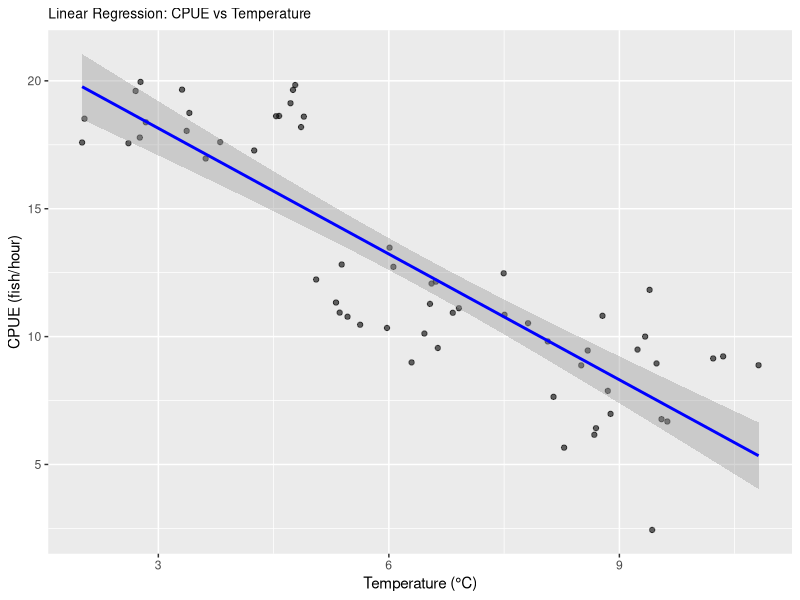
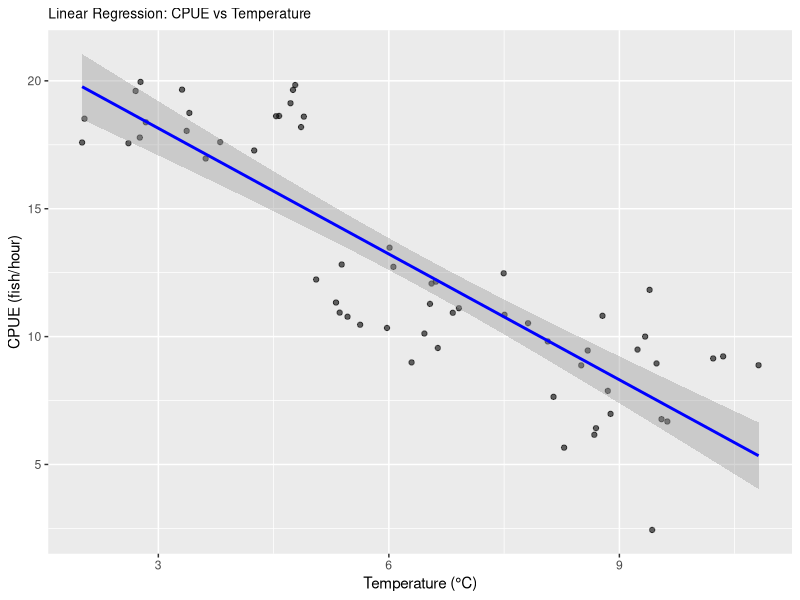

The R script that drew these images, in order:
## ---- chunk 1
knitr::opts_chunk$set(echo = TRUE)
## ---- chunk 2
library(ggplot2)
library(dplyr)

# Create the dataframe
?rnorm()

low <- data.frame(
  temp_group = "Low (2-4.9°C)",
  CPUE = rnorm(n = 20, mean = 18, sd = 1.2),
  temperature = runif(20, 2, 4.9))

print(low)

medium <- data.frame(
  temp_group = "Medium (5-7.9°C)",
  CPUE = rnorm(n = 20, mean = 12, sd = 1.5),
  temperature = runif(20, 5, 7.9))

print(medium)

high <- data.frame(
  temp_group = "High (8-10.9°C)",
  CPUE = rnorm(n = 20, mean = 8, sd = 2),
  temperature = runif(20, 8, 10.9))

print(high)

# combine all of the the datasets together to make a big dataset with low, medium, and high datasets
data <- rbind(low, medium, high)

print(data)

# Question 4. Now write code to analyze the data (probably as an ANOVA or regression analysis, but possibly as a logistic regression or contingency table analysis. Write code to generate a useful graph of the data.

# First, we can do a linear regression on the continuous variables 
# Fit linear model
linear_regression <- lm(CPUE ~ temperature, data = data)

print(linear_regression)

my_out <- c(slope=summary(linear_regression)$coefficients[2,1],
            p_value=summary(linear_regression)$coefficients[2,4],
            r_squared = summary(linear_regression)$r.squared)

print(summary(linear_regression))

# Visualizations
# Create scatter plot with regression line
salmon_plot <- ggplot(data, aes(x = temperature, y = CPUE)) +
  geom_point(alpha = 0.6) +
  geom_smooth(method = "lm", color = "blue") +
  labs(
    title = "Linear Regression: CPUE vs Temperature",
    x = "Temperature (°C)",
    y = "CPUE (fish/hour)"
  ) + theme(plot.title = element_text(size = 10));salmon_plot

print(salmon_plot)

## ---- chunk 3
# Set seed for reproducibility
set.seed(25)

# Change sample sizes, decreasing sample sizes
m <- c(2,3,4,5,6,7,8,9,10,15)
for (i in seq_along(m)){
  print(m[i])
  low <- data.frame(
    temp_group = "Low (2-4.9°C)",
    CPUE = rnorm(n = m[i], mean = 10, sd = 1.2),
    temperature = runif(m[i], 2, 4.9));low
  
  medium <- data.frame(
    temp_group = "Medium (5-7.9°C)",
    CPUE = rnorm(n = m[i], mean = 6, sd = 1.3),
    temperature = runif(m[i], 5, 7.9));medium
  
  high <- data.frame(
    temp_group = "High (8-10.9°C)",
    CPUE = rnorm(n = m[i], mean = 4, sd = 1.3),
    temperature = runif(m[i], 8, 10.9));high
  data <- rbind(low, medium, high)
  linear_regression <- lm(CPUE ~ temperature, data = data)
  
  my_out <- c(slope=summary(linear_regression)$coefficients[2,1],
              p_value=summary(linear_regression)$coefficients[2,4],
              r_squared = summary(linear_regression)$r.squared);my_out
  
  print(summary(linear_regression))
  
}

## ---- chunk 4
# Change the means for each temp group for sample size of 20
mean_low <- c(5, 6, 7, 8, 9, 10, 11)
for (i in seq_along(mean_low)){
  print(mean_low[i])
  low <- data.frame(
    temp_group = "Low (2-4.9°C)",
    CPUE = rnorm(n = 20, mean = mean_low[i], sd = 1.2),
    temperature = runif(20, 2, 4.9));low
  
  medium <- data.frame(
    temp_group = "Medium (5-7.9°C)",
    CPUE = rnorm(n = m[i], mean = 6, sd = 1.3),
    temperature = runif(m[i], 5, 7.9));medium
  
  high <- data.frame(
    temp_group = "High (8-10.9°C)",
    CPUE = rnorm(n = m[i], mean = 4, sd = 1.3),
    temperature = runif(m[i], 8, 10.9));high
  data <- rbind(low, medium, high)
  linear_regression <- lm(CPUE ~ temperature, data = data)
  
  my_out <- c(slope=summary(linear_regression)$coefficients[2,1],
              p_value=summary(linear_regression)$coefficients[2,4],
              r_squared = summary(linear_regression)$r.squared);my_out
  
  print(summary(linear_regression))
  
}

